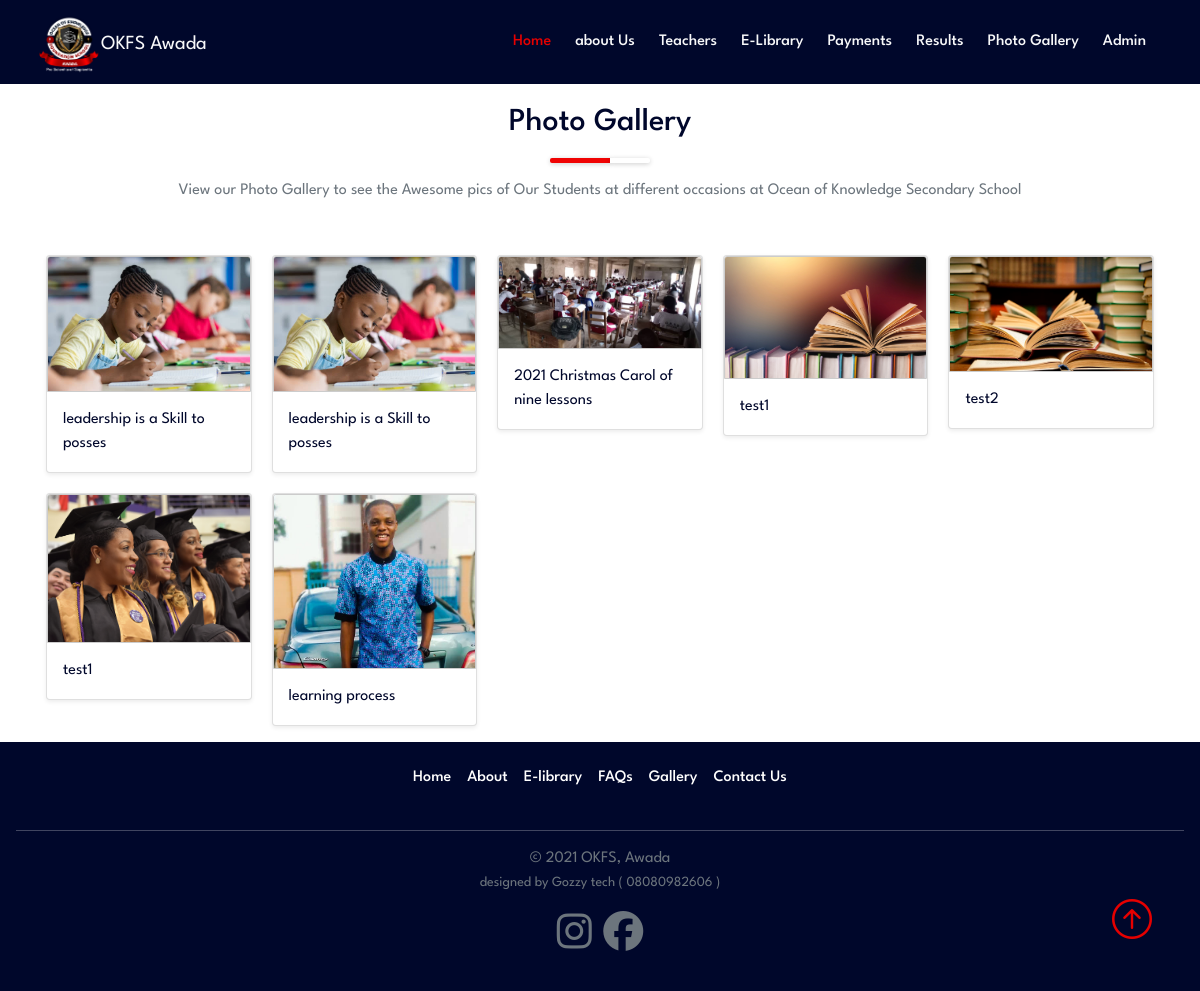
Page /gallery/ on the committed database.
### home/models.py (models this page shows, shortened)
class PhotoGallery(models.Model):
	Photo=models.ImageField(upload_to='assets')
	Description= models.CharField(max_length= 300, blank=False)

### home/views.py (the view)
# urls.py: path('gallery/', photo_gallery_view, name='gallery'),
def photo_gallery_view(request):
	Photos=PhotoGallery.objects.all().order_by('-id',)
	context= {
	"photos":Photos,
	}
	return render(request,'photo_gallery.html',context)

### home/templates/photo_gallery.html
{% extends 'base.html' %}
{% load static %}
{% block content %}
<div class="text-center p-3 my-1">
        <h2>Photo Gallery</h2>
        <div class="multiplerule my-3 d-flex justify-content-center">
                <div class="Nrule"></div>
                <div class="Nrule2"></div>
        </div>
        <p class="text-muted">View our Photo Gallery to see the Awesome pics of Our Students at different occasions at
                Ocean of Knowledge Secondary School </p>
</div>
<section id="Files" class="container p-3">
        <div class="grid">
                {% for photo in photos %}
                <div class="card rounded shadow-sm">
                        <a href="{{ photo.Photo.url }}"><img src="{{ photo.Photo.url }}" class="card-img-top" alt="..."> </a>
                         <div class="card-body">
                           <p class="card-text">{{ photo.Description }}</p>
                         </div>
                       </div>
                {% endfor %}
        </div>
</section>
{% endblock %}

### assets/css/styles.css (style rules this page uses)
body::before { display: block; content: ''; height: 60px; }
li, h1, h2, h3, h4, h5, h6, th { color: #00072B; font-weight: 500; font-family: 'League Spartan', sans-serif; }
li, p, span, div, td, th, form { font-family: 'League Spartan', sans-serif; color: #00072B; }
a { color: #e60000; }
.Nrule { position: relative; z-index: 1; background-color: #f00303; width: 60px; height: 5px; border-radius: 2px 0 0 2px; box-sizing: border-box; box-shadow: 0 1px 5px rgba(0, 0, 0, 0.2); }
.Nrule2 { position: relative; z-index: 1; background-color: #fff; width: 40px; height: 5px; border-radius: 0 2px 2px 0; box-sizing: border-box; box-shadow: 0 1px 5px rgba(0, 0, 0, 0.2); }
.grid { display: grid; grid-template-columns: repeat(auto-fill, minmax(200px, 1fr)); grid-gap: 20px; align-items: start; }
.grid img { border: 1px solid #ccc; max-width: 100%; }

### rows in the picture
PhotoGallery: Photo (picture), Description "leadership is a Skill to posses"
PhotoGallery: Photo (picture), Description "leadership is a Skill to posses"
PhotoGallery: Photo (picture), Description "2021 Christmas Carol of nine lessons"
PhotoGallery: Photo (picture), Description "test1"
PhotoGallery: Photo (picture), Description "test2"
PhotoGallery: Photo (picture), Description "test1"
PhotoGallery: Photo (picture), Description "learning process"
